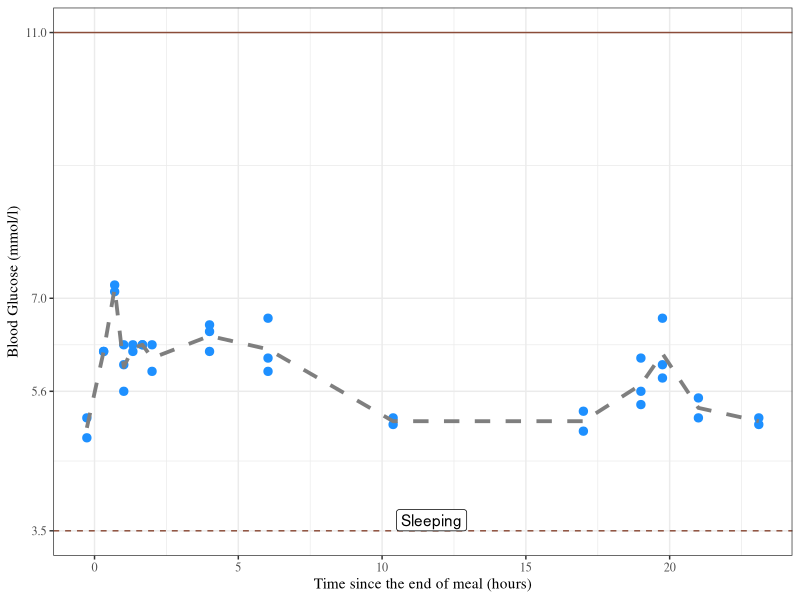
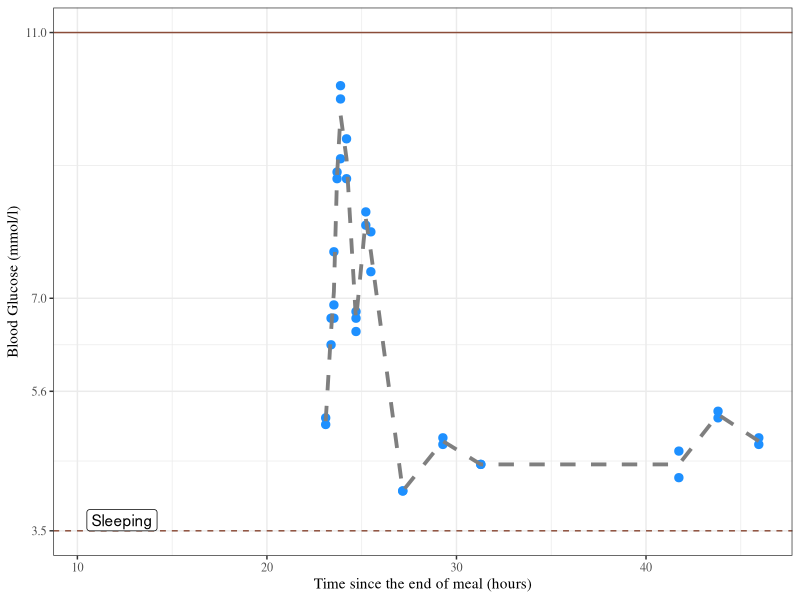

Write R code to recreate these figures, in order.
library(readr)
library(ggplot2)
library(dplyr)

def_th <- theme_bw() +
  theme( legend.position = "none",
         plot.caption = element_text( vjust = 0,
                                      hjust = 0,
                                      margin(t=15)),
         text = element_text( family = "serif"))

feed <- read_delim(here::here("Fast_2x24h_OGTT_study/Copy of feeding.csv"), 
                              ";", escape_double = FALSE, trim_ws = TRUE,locale=locale(decimal_mark = ","))

feed <- as.data.frame(feed)

feed$tseom <- as.numeric(as.POSIXct( feed[,1], format = "%Y.%m.%d %H:%M") - as.POSIXct( feed[8,1], format = "%Y.%m.%d %H:%M"))
feed$tseom <- feed$tseom + 1140
feed$tseom <- feed$tseom / 3600

feed[feed$tseom > -10 ,] %>%
  .[is.na(.$`Blood Glucose`) == FALSE,] %>%
    .[.$Period != 2,] %>%
ggplot( ., aes(x = tseom, y = `Blood Glucose`)) +
  def_th +
  geom_point(color = "dodgerblue", size = 2.5) +
  stat_summary(aes(y = `Blood Glucose`), fun=mean, colour="grey50", geom="line", size = 1.3,  linetype = 'dashed') +
  geom_hline(yintercept = 3.5, color = 'salmon4', linetype = "dashed") +
  geom_hline(yintercept = 11, color = 'salmon4') +
  xlab("Time since the end of meal (hours)") +
  ylab("Blood Glucose (mmol/l)") +
  scale_y_continuous( breaks = c(3.5, 5.6, 7, 11)) +
  geom_label( label = "Sleeping", aes(x =x,y = y), 
              data = data.frame(x=10.5,y=3.5), 
              hjust = 0, vjust = 0)


feed %>%
  filter( tseom > -10,
          is.na(`Blood Glucose`) == FALSE,
          Period == 2) %>%
  ggplot( ., aes(x = tseom, y = `Blood Glucose`)) +
  def_th +
  geom_point(color = "dodgerblue", size = 2.5) +
  stat_summary(aes(y = `Blood Glucose`), fun=mean, colour="grey50", geom="line", size = 1.3,  linetype = 'dashed') +
  geom_hline(yintercept = 3.5, color = 'salmon4', linetype = "dashed") +
  geom_hline(yintercept = 11, color = 'salmon4') +
  xlab("Time since the end of meal (hours)") +
  ylab("Blood Glucose (mmol/l)") +
  scale_y_continuous( breaks = c(3.5, 5.6, 7, 11)) +
  geom_label( label = "Sleeping", aes(x =x,y = y), 
              data = data.frame(x=10.5,y=3.5), 
              hjust = 0, vjust = 0)


